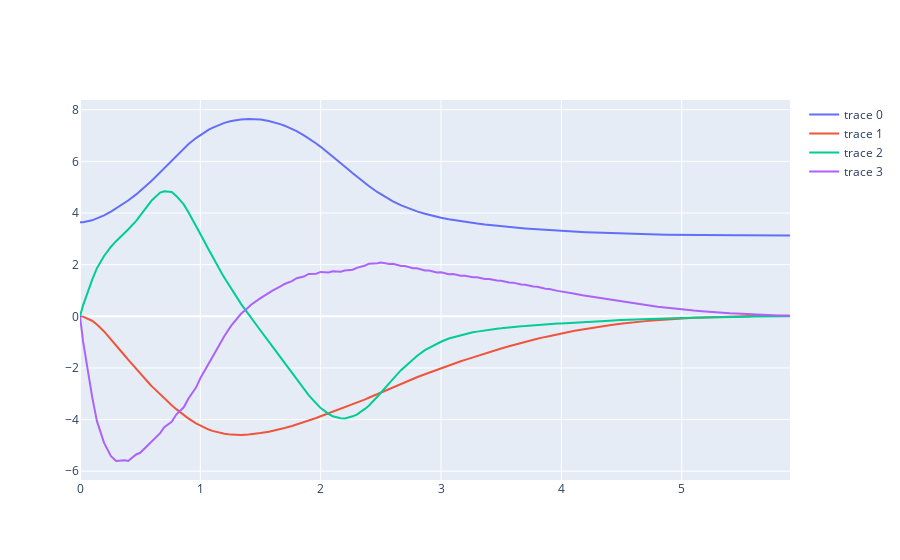

Notebook cell for this chart:
### Code cell
# x_nom = torch.tensor([np.pi, 0., 0., 0.], dtype=vf.dtype)
# u_nom = torch.zeros(vf.u_dim[0], dtype=vf.dtype)
# Q = torch.diag(torch.tensor([.1, .1, .1, .1]))
# R = torch.diag(torch.tensor([.001]))
# ctrl, S = controllers.get_lqr_controller(sys.dx, x_nom, u_nom, Q, R, vf.u_lo[0], vf.u_up[0])

ctrl = controllers.get_limited_lookahead_controller(get_value_function(offline_horizon)[0])

x0 = torch.tensor([np.pi+.5, 0., 0., 0.], dtype=vf.dtype)
x_traj_sim, t_traj_sim = controllers.sim_ctrl(x0, vf.u_dim[0], sys.dx, ctrl, .1, 60)
controllers.plot_sim(t_traj_sim, x_traj_sim, "Full Horizon").show()
